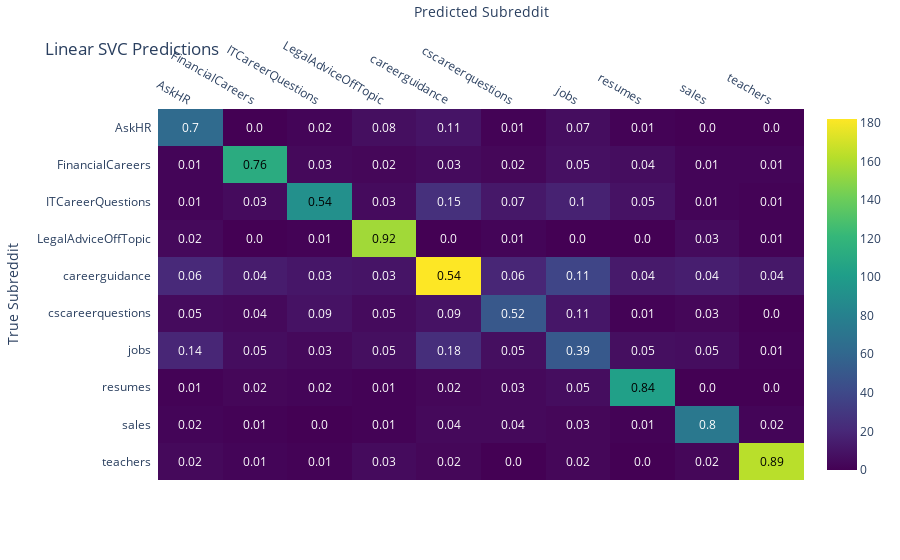

The notebook cell this image was saved under:
### Markdown cell above
The linear svc was choose due to it simplicity fronm there we tune with two techiques the costly yet powerful grid search and Bayesian optimization. Bayesian learns statistically which combinations did better

### Code cell
#linear SVC
predicted_subreddit_names = label_encoder.inverse_transform(result)
true_subreddit_names = label_encoder.inverse_transform(y_tests)
conf_matrix = confusion_matrix(y_tests, result)

# Ensure it's in list format
subreddit_names_list = sorted_unique_names.tolist()

# Re-attempt to create the heatmap
fig = ff.create_annotated_heatmap(
    z=conf_matrix,
    x=subreddit_names_list,  # Ensure this is a list
    y=subreddit_names_list,  # Ensure this is a list too
    colorscale='Viridis',
    annotation_text=np.around(conf_matrix.astype(np.float64) / conf_matrix.sum(axis=1)[:, np.newaxis], decimals=2),
    hoverinfo="z",
    showscale=True
)

fig.update_layout(
    title='Linear SVC Predictions',
    xaxis=dict(title='Predicted Subreddit'),
    yaxis=dict(title='True Subreddit'),
    yaxis_autorange='reversed'
)
fig.show()
# Convert Plotly fig to a static image bytes
img_bytes = pio.to_image(fig, format='png')

# Display the static image
Image(img_bytes)

### Figure 1 — Plotly figure (JSON) as saved in the notebook; plotly's stock layout.template omitted (floating-point values rounded to 4 significant figures)
{"data": [{"colorscale": [[0, "#440154"], [0.1111, "#482878"], [0.2222, "#3e4989"], [0.3333, "#31688e"], [0.4444, "#26828e"], [0.5556, "#1f9e89"], [0.6667, "#35b779"], [0.7778, "#6ece58"], [0.8889, "#b5de2b"], [1, "#fde725"]], "hoverinfo": "z", "reversescale": false, "showscale": true, "type": "heatmap", "x": ["AskHR", "FinancialCareers", "ITCareerQuestions", "LegalAdviceOffTopic", "careerguidance", "cscareerquestions", "jobs", "resumes", "sales", "teachers"], "y": ["AskHR", "FinancialCareers", "ITCareerQuestions", "LegalAdviceOffTopic", "careerguidance", "cscareerquestions", "jobs", "resumes", "sales", "teachers"], "z": [[63, 0, 2, 7, 10, 1, 6, 1, 0, 0], [2, 112, 4, 3, 5, 3, 8, 6, 2, 2], [2, 5, 91, 5, 25, 12, 17, 9, 2, 1], [4, 0, 1, 156, 0, 2, 0, 0, 5, 1], [21, 14, 11, 10, 182, 19, 38, 13, 15, 12], [5, 4, 9, 5, 9, 50, 11, 1, 3, 0], [19, 6, 4, 7, 24, 7, 51, 7, 6, 1], [1, 3, 2, 1, 3, 4, 6, 103, 0, 0], [2, 1, 0, 1, 4, 4, 3, 1, 73, 2], [4, 2, 1, 5, 3, 0, 3, 0, 3, 163]]}], "layout": {"annotations": [{"font": {"color": "#FFFFFF"}, "showarrow": false, "text": "0.7", "x": "AskHR", "xref": "x", "y": "AskHR", "yref": "y"}, {"font": {"color": "#FFFFFF"}, "showarrow": false, "text": "0.0", "x": "FinancialCareers", "xref": "x", "y": "AskHR", "yref": "y"}, {"font": {"color": "#FFFFFF"}, "showarrow": false, "text": "0.02", "x": "ITCareerQuestions", "xref": "x", "y": "AskHR", "yref": "y"}, {"font": {"color": "#FFFFFF"}, "showarrow": false, "text": "0.08", "x": "LegalAdviceOffTopic", "xref": "x", "y": "AskHR", "yref": "y"}, {"font": {"color": "#FFFFFF"}, "showarrow": false, "text": "0.11", "x": "careerguidance", "xref": "x", "y": "AskHR", "yref": "y"}, {"font": {"color": "#FFFFFF"}, "showarrow": false, "text": "0.01", "x": "cscareerquestions", "xref": "x", "y": "AskHR", "yref": "y"}, {"font": {"color": "#FFFFFF"}, "showarrow": false, "text": "0.07", "x": "jobs", "xref": "x", "y": "AskHR", "yref": "y"}, {"font": {"color": "#FFFFFF"}, "showarrow": false, "text": "0.01", "x": "resumes", "xref": "x", "y": "AskHR", "yref": "y"}, {"font": {"color": "#FFFFFF"}, "showarrow": false, "text": "0.0", "x": "sales", "xref": "x", "y": "AskHR", "yref": "y"}, {"font": {"color": "#FFFFFF"}, "showarrow": false, "text": "0.0", "x": "teachers", "xref": "x", "y": "AskHR", "yref": "y"}, {"font": {"color": "#FFFFFF"}, "showarrow": false, "text": "0.01", "x": "AskHR", "xref": "x", "y": "FinancialCareers", "yref": "y"}, {"font": {"color": "#000000"}, "showarrow": false, "text": "0.76", "x": "FinancialCareers", "xref": "x", "y": "FinancialCareers", "yref": "y"}, {"font": {"color": "#FFFFFF"}, "showarrow": false, "text": "0.03", "x": "ITCareerQuestions", "xref": "x", "y": "FinancialCareers", "yref": "y"}, {"font": {"color": "#FFFFFF"}, "showarrow": false, "text": "0.02", "x": "LegalAdviceOffTopic", "xref": "x", "y": "FinancialCareers", "yref": "y"}, {"font": {"color": "#FFFFFF"}, "showarrow": false, "text": "0.03", "x": "careerguidance", "xref": "x", "y": "FinancialCareers", "yref": "y"}, {"font": {"color": "#FFFFFF"}, "showarrow": false, "text": "0.02", "x": "cscareerquestions", "xref": "x", "y": "FinancialCareers", "yref": "y"}, {"font": {"color": "#FFFFFF"}, "showarrow": false, "text": "0.05", "x": "jobs", "xref": "x", "y": "FinancialCareers", "yref": "y"}, {"font": {"color": "#FFFFFF"}, "showarrow": false, "text": "0.04", "x": "resumes", "xref": "x", "y": "FinancialCareers", "yref": "y"}, {"font": {"color": "#FFFFFF"}, "showarrow": false, "text": "0.01", "x": "sales", "xref": "x", "y": "FinancialCareers", "yref": "y"}, {"font": {"color": "#FFFFFF"}, "showarrow": false, "text": "0.01", "x": "teachers", "xref": "x", "y": "FinancialCareers", "yref": "y"}, {"font": {"color": "#FFFFFF"}, "showarrow": false, "text": "0.01", "x": "AskHR", "xref": "x", "y": "ITCareerQuestions", "yref": "y"}, {"font": {"color": "#FFFFFF"}, "showarrow": false, "text": "0.03", "x": "FinancialCareers", "xref": "x", "y": "ITCareerQuestions", "yref": "y"}, {"font": {"color": "#000000"}, "showarrow": false, "text": "0.54", "x": "ITCareerQuestions", "xref": "x", "y": "ITCareerQuestions", "yref": "y"}, {"font": {"color": "#FFFFFF"}, "showarrow": false, "text": "0.03", "x": "LegalAdviceOffTopic", "xref": "x", "y": "ITCareerQuestions", "yref": "y"}, {"font": {"color": "#FFFFFF"}, "showarrow": false, "text": "0.15", "x": "careerguidance", "xref": "x", "y": "ITCareerQuestions", "yref": "y"}, {"font": {"color": "#FFFFFF"}, "showarrow": false, "text": "0.07", "x": "cscareerquestions", "xref": "x", "y": "ITCareerQuestions", "yref": "y"}, {"font": {"color": "#FFFFFF"}, "showarrow": false, "text": "0.1", "x": "jobs", "xref": "x", "y": "ITCareerQuestions", "yref": "y"}, {"font": {"color": "#FFFFFF"}, "showarrow": false, "text": "0.05", "x": "resumes", "xref": "x", "y": "ITCareerQuestions", "yref": "y"}, {"font": {"color": "#FFFFFF"}, "showarrow": false, "text": "0.01", "x": "sales", "xref": "x", "y": "ITCareerQuestions", "yref": "y"}, {"font": {"color": "#FFFFFF"}, "showarrow": false, "text": "0.01", "x": "teachers", "xref": "x", "y": "ITCareerQuestions", "yref": "y"}, {"font": {"color": "#FFFFFF"}, "showarrow": false, "text": "0.02", "x": "AskHR", "xref": "x", "y": "LegalAdviceOffTopic", "yref": "y"}, {"font": {"color": "#FFFFFF"}, "showarrow": false, "text": "0.0", "x": "FinancialCareers", "xref": "x", "y": "LegalAdviceOffTopic", "yref": "y"}, {"font": {"color": "#FFFFFF"}, "showarrow": false, "text": "0.01", "x": "ITCareerQuestions", "xref": "x", "y": "LegalAdviceOffTopic", "yref": "y"}, {"font": {"color": "#000000"}, "showarrow": false, "text": "0.92", "x": "LegalAdviceOffTopic", "xref": "x", "y": "LegalAdviceOffTopic", "yref": "y"}, {"font": {"color": "#FFFFFF"}, "showarrow": false, "text": "0.0", "x": "careerguidance", "xref": "x", "y": "LegalAdviceOffTopic", "yref": "y"}, {"font": {"color": "#FFFFFF"}, "showarrow": false, "text": "0.01", "x": "cscareerquestions", "xref": "x", "y": "LegalAdviceOffTopic", "yref": "y"}, {"font": {"color": "#FFFFFF"}, "showarrow": false, "text": "0.0", "x": "jobs", "xref": "x", "y": "LegalAdviceOffTopic", "yref": "y"}, {"font": {"color": "#FFFFFF"}, "showarrow": false, "text": "0.0", "x": "resumes", "xref": "x", "y": "LegalAdviceOffTopic", "yref": "y"}, {"font": {"color": "#FFFFFF"}, "showarrow": false, "text": "0.03", "x": "sales", "xref": "x", "y": "LegalAdviceOffTopic", "yref": "y"}, {"font": {"color": "#FFFFFF"}, "showarrow": false, "text": "0.01", "x": "teachers", "xref": "x", "y": "LegalAdviceOffTopic", "yref": "y"}, {"font": {"color": "#FFFFFF"}, "showarrow": false, "text": "0.06", "x": "AskHR", "xref": "x", "y": "careerguidance", "yref": "y"}, {"font": {"color": "#FFFFFF"}, "showarrow": false, "text": "0.04", "x": "FinancialCareers", "xref": "x", "y": "careerguidance", "yref": "y"}, {"font": {"color": "#FFFFFF"}, "showarrow": false, "text": "0.03", "x": "ITCareerQuestions", "xref": "x", "y": "careerguidance", "yref": "y"}, {"font": {"color": "#FFFFFF"}, "showarrow": false, "text": "0.03", "x": "LegalAdviceOffTopic", "xref": "x", "y": "careerguidance", "yref": "y"}, {"font": {"color": "#000000"}, "showarrow": false, "text": "0.54", "x": "careerguidance", "xref": "x", "y": "careerguidance", "yref": "y"}, {"font": {"color": "#FFFFFF"}, "showarrow": false, "text": "0.06", "x": "cscareerquestions", "xref": "x", "y": "careerguidance", "yref": "y"}, {"font": {"color": "#FFFFFF"}, "showarrow": false, "text": "0.11", "x": "jobs", "xref": "x", "y": "careerguidance", "yref": "y"}, {"font": {"color": "#FFFFFF"}, "showarrow": false, "text": "0.04", "x": "resumes", "xref": "x", "y": "careerguidance", "yref": "y"}, {"font": {"color": "#FFFFFF"}, "showarrow": false, "text": "0.04", "x": "sales", "xref": "x", "y": "careerguidance", "yref": "y"}, {"font": {"color": "#FFFFFF"}, "showarrow": false, "text": "0.04", "x": "teachers", "xref": "x", "y": "careerguidance", "yref": "y"}, {"font": {"color": "#FFFFFF"}, "showarrow": false, "text": "0.05", "x": "AskHR", "xref": "x", "y": "cscareerquestions", "yref": "y"}, {"font": {"color": "#FFFFFF"}, "showarrow": false, "text": "0.04", "x": "FinancialCareers", "xref": "x", "y": "cscareerquestions", "yref": "y"}, {"font": {"color": "#FFFFFF"}, "showarrow": false, "text": "0.09", "x": "ITCareerQuestions", "xref": "x", "y": "cscareerquestions", "yref": "y"}, {"font": {"color": "#FFFFFF"}, "showarrow": false, "text": "0.05", "x": "LegalAdviceOffTopic", "xref": "x", "y": "cscareerquestions", "yref": "y"}, {"font": {"color": "#FFFFFF"}, "showarrow": false, "text": "0.09", "x": "careerguidance", "xref": "x", "y": "cscareerquestions", "yref": "y"}, {"font": {"color": "#FFFFFF"}, "showarrow": false, "text": "0.52", "x": "cscareerquestions", "xref": "x", "y": "cscareerquestions", "yref": "y"}, {"font": {"color": "#FFFFFF"}, "showarrow": false, "text": "0.11", "x": "jobs", "xref": "x", "y": "cscareerquestions", "yref": "y"}, {"font": {"color": "#FFFFFF"}, "showarrow": false, "text": "0.01", "x": "resumes", "xref": "x", "y": "cscareerquestions", "yref": "y"}, {"font": {"color": "#FFFFFF"}, "showarrow": false, "text": "0.03", "x": "sales", "xref": "x", "y": "cscareerquestions", "yref": "y"}, {"font": {"color": "#FFFFFF"}, "showarrow": false, "text": "0.0", "x": "teachers", "xref": "x", "y": "cscareerquestions", "yref": "y"}, {"font": {"color": "#FFFFFF"}, "showarrow": false, "text": "0.14", "x": "AskHR", "xref": "x", "y": "jobs", "yref": "y"}, {"font": {"color": "#FFFFFF"}, "showarrow": false, "text": "0.05", "x": "FinancialCareers", "xref": "x", "y": "jobs", "yref": "y"}, {"font": {"color": "#FFFFFF"}, "showarrow": false, "text": "0.03", "x": "ITCareerQuestions", "xref": "x", "y": "jobs", "yref": "y"}, {"font": {"color": "#FFFFFF"}, "showarrow": false, "text": "0.05", "x": "LegalAdviceOffTopic", "xref": "x", "y": "jobs", "yref": "y"}, {"font": {"color": "#FFFFFF"}, "showarrow": false, "text": "0.18", "x": "careerguidance", "xref": "x", "y": "jobs", "yref": "y"}, {"font": {"color": "#FFFFFF"}, "showarrow": false, "text": "0.05", "x": "cscareerquestions", "xref": "x", "y": "jobs", "yref": "y"}, {"font": {"color": "#FFFFFF"}, "showarrow": false, "text": "0.39", "x": "jobs", "xref": "x", "y": "jobs", "yref": "y"}, {"font": {"color": "#FFFFFF"}, "showarrow": false, "text": "0.05", "x": "resumes", "xref": "x", "y": "jobs", "yref": "y"}, {"font": {"color": "#FFFFFF"}, "showarrow": false, "text": "0.05", "x": "sales", "xref": "x", "y": "jobs", "yref": "y"}, {"font": {"color": "#FFFFFF"}, "showarrow": false, "text": "0.01", "x": "teachers", "xref": "x", "y": "jobs", "yref": "y"}, {"font": {"color": "#FFFFFF"}, "showarrow": false, "text": "0.01", "x": "AskHR", "xref": "x", "y": "resumes", "yref": "y"}, {"font": {"color": "#FFFFFF"}, "showarrow": false, "text": "0.02", "x": "FinancialCareers", "xref": "x", "y": "resumes", "yref": "y"}, {"font": {"color": "#FFFFFF"}, "showarrow": false, "text": "0.02", "x": "ITCareerQuestions", "xref": "x", "y": "resumes", "yref": "y"}, {"font": {"color": "#FFFFFF"}, "showarrow": false, "text": "0.01", "x": "LegalAdviceOffTopic", "xref": "x", "y": "resumes", "yref": "y"}, {"font": {"color": "#FFFFFF"}, "showarrow": false, "text": "0.02", "x": "careerguidance", "xref": "x", "y": "resumes", "yref": "y"}, {"font": {"color": "#FFFFFF"}, "showarrow": false, "text": "0.03", "x": "cscareerquestions", "xref": "x", "y": "resumes", "yref": "y"}, {"font": {"color": "#FFFFFF"}, "showarrow": false, "text": "0.05", "x": "jobs", "xref": "x", "y": "resumes", "yref": "y"}, {"font": {"color": "#000000"}, "showarrow": false, "text": "0.84", "x": "resumes", "xref": "x", "y": "resumes", "yref": "y"}, {"font": {"color": "#FFFFFF"}, "showarrow": false, "text": "0.0", "x": "sales", "xref": "x", "y": "resumes", "yref": "y"}, {"font": {"color": "#FFFFFF"}, "showarrow": false, "text": "0.0", "x": "teachers", "xref": "x", "y": "resumes", "yref": "y"}, {"font": {"color": "#FFFFFF"}, "showarrow": false, "text": "0.02", "x": "AskHR", "xref": "x", "y": "sales", "yref": "y"}, {"font": {"color": "#FFFFFF"}, "showarrow": false, "text": "0.01", "x": "FinancialCareers", "xref": "x", "y": "sales", "yref": "y"}, {"font": {"color": "#FFFFFF"}, "showarrow": false, "text": "0.0", "x": "ITCareerQuestions", "xref": "x", "y": "sales", "yref": "y"}, {"font": {"color": "#FFFFFF"}, "showarrow": false, "text": "0.01", "x": "LegalAdviceOffTopic", "xref": "x", "y": "sales", "yref": "y"}, {"font": {"color": "#FFFFFF"}, "showarrow": false, "text": "0.04", "x": "careerguidance", "xref": "x", "y": "sales", "yref": "y"}, {"font": {"color": "#FFFFFF"}, "showarrow": false, "text": "0.04", "x": "cscareerquestions", "xref": "x", "y": "sales", "yref": "y"}, {"font": {"color": "#FFFFFF"}, "showarrow": false, "text": "0.03", "x": "jobs", "xref": "x", "y": "sales", "yref": "y"}, {"font": {"color": "#FFFFFF"}, "showarrow": false, "text": "0.01", "x": "resumes", "xref": "x", "y": "sales", "yref": "y"}, {"font": {"color": "#FFFFFF"}, "showarrow": false, "text": "0.8", "x": "sales", "xref": "x", "y": "sales", "yref": "y"}, {"font": {"color": "#FFFFFF"}, "showarrow": false, "text": "0.02", "x": "teachers", "xref": "x", "y": "sales", "yref": "y"}, {"font": {"color": "#FFFFFF"}, "showarrow": false, "text": "0.02", "x": "AskHR", "xref": "x", "y": "teachers", "yref": "y"}, {"font": {"color": "#FFFFFF"}, "showarrow": false, "text": "0.01", "x": "FinancialCareers", "xref": "x", "y": "teachers", "yref": "y"}, {"font": {"color": "#FFFFFF"}, "showarrow": false, "text": "0.01", "x": "ITCareerQuestions", "xref": "x", "y": "teachers", "yref": "y"}, {"font": {"color": "#FFFFFF"}, "showarrow": false, "text": "0.03", "x": "LegalAdviceOffTopic", "xref": "x", "y": "teachers", "yref": "y"}, {"font": {"color": "#FFFFFF"}, "showarrow": false, "text": "0.02", "x": "careerguidance", "xref": "x", "y": "teachers", "yref": "y"}, {"font": {"color": "#FFFFFF"}, "showarrow": false, "text": "0.0", "x": "cscareerquestions", "xref": "x", "y": "teachers", "yref": "y"}, {"font": {"color": "#FFFFFF"}, "showarrow": false, "text": "0.02", "x": "jobs", "xref": "x", "y": "teachers", "yref": "y"}, {"font": {"color": "#FFFFFF"}, "showarrow": false, "text": "0.0", "x": "resumes", "xref": "x", "y": "teachers", "yref": "y"}, {"font": {"color": "#FFFFFF"}, "showarrow": false, "text": "0.02", "x": "sales", "xref": "x", "y": "teachers", "yref": "y"}, {"font": {"color": "#000000"}, "showarrow": false, "text": "0.89", "x": "teachers", "xref": "x", "y": "teachers", "yref": "y"}], "title": {"text": "Linear SVC Predictions"}, "xaxis": {"dtick": 1, "gridcolor": "rgb(0, 0, 0)", "side": "top", "ticks": "", "title": {"text": "Predicted Subreddit"}}, "yaxis": {"autorange": "reversed", "dtick": 1, "ticks": "", "ticksuffix": "  ", "title": {"text": "True Subreddit"}}}}
